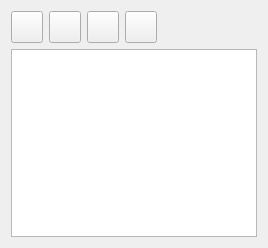
<?xml version="1.0" encoding="UTF-8"?>
<ui version="4.0">
 <class>HighlightWidget</class>
 <widget class="QWidget" name="HighlightWidget">
  <property name="geometry">
   <rect>
    <x>0</x>
    <y>0</y>
    <width>268</width>
    <height>248</height>
   </rect>
  </property>
  <layout class="QVBoxLayout" name="verticalLayout">
   <item>
    <layout class="QHBoxLayout" name="horizontalLayout">
     <item>
      <widget class="QPushButton" name="addButton">
       <property name="text">
        <string/>
       </property>
       <property name="icon">
        <iconset resource="resources.qrc">
         <normaloff>:/img/icons/plus.svg</normaloff>:/img/icons/plus.svg</iconset>
       </property>
       <property name="minimumSize">
        <size>
         <width>32</width>
         <height>32</height>
        </size>
       </property>
       <property name="maximumSize">
        <size>
         <width>32</width>
         <height>32</height>
        </size>
       </property>
       <property name="iconSize">
        <size>
         <width>24</width>
         <height>24</height>
        </size>
       </property>
      </widget>
     </item>
     <item>
      <widget class="QPushButton" name="removeButton">
       <property name="text">
        <string/>
       </property>
       <property name="icon">
        <iconset resource="resources.qrc">
         <normaloff>:/img/icons/minus.svg</normaloff>:/img/icons/minus.svg</iconset>
       </property>
       <property name="minimumSize">
        <size>
         <width>32</width>
         <height>32</height>
        </size>
       </property>
       <property name="maximumSize">
        <size>
         <width>32</width>
         <height>32</height>
        </size>
       </property>
       <property name="iconSize">
        <size>
         <width>24</width>
         <height>24</height>
        </size>
       </property>
      </widget>
     </item>
     <item>
      <widget class="QPushButton" name="moveUpButton">
       <property name="text">
        <string/>
       </property>
       <property name="icon">
        <iconset resource="resources.qrc">
         <normaloff>:/img/icons/arrow_up.svg</normaloff>:/img/icons/arrow_up.svg</iconset>
       </property>
       <property name="minimumSize">
        <size>
         <width>32</width>
         <height>32</height>
        </size>
       </property>
       <property name="maximumSize">
        <size>
         <width>32</width>
         <height>32</height>
        </size>
       </property>
       <property name="iconSize">
        <size>
         <width>24</width>
         <height>24</height>
        </size>
       </property>
      </widget>
     </item>
     <item>
      <widget class="QPushButton" name="moveDownButton">
       <property name="text">
        <string/>
       </property>
       <property name="icon">
        <iconset resource="resources.qrc">
         <normaloff>:/img/icons/arrow_down.svg</normaloff>:/img/icons/arrow_down.svg</iconset>
       </property>
       <property name="minimumSize">
        <size>
         <width>32</width>
         <height>32</height>
        </size>
       </property>
       <property name="maximumSize">
        <size>
         <width>32</width>
         <height>32</height>
        </size>
       </property>
       <property name="iconSize">
        <size>
         <width>24</width>
         <height>24</height>
        </size>
       </property>
      </widget>
     </item>
     <item>
      <spacer name="horizontalSpacer">
       <property name="orientation">
        <enum>Qt::Orientation::Horizontal</enum>
       </property>
       <property name="sizeType">
        <enum>QSizePolicy::Policy::Expanding</enum>
       </property>
       <property name="sizeHint" stdset="0">
        <size>
         <width>0</width>
         <height>0</height>
        </size>
       </property>
      </spacer>
     </item>
    </layout>
   </item>
   <item>
    <widget class="QTableWidget" name="tableWidget"/>
   </item>
  </layout>
 </widget>
 <resources>
  <include location="resources.qrc"/>
 </resources>
 <connections/>
</ui>
